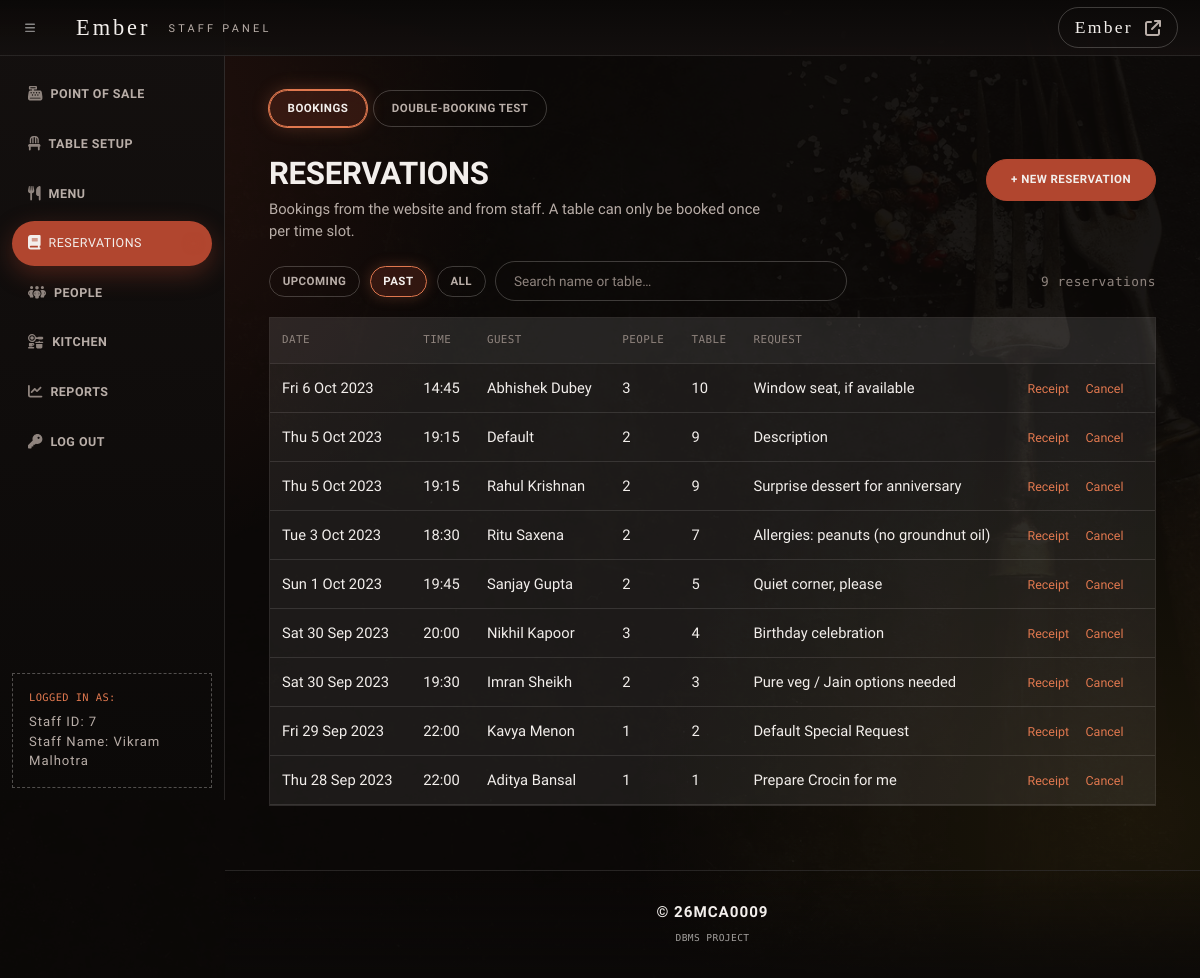
The app's page /adminSide/panel/reservation-panel.php?show=past (signed in), older data.
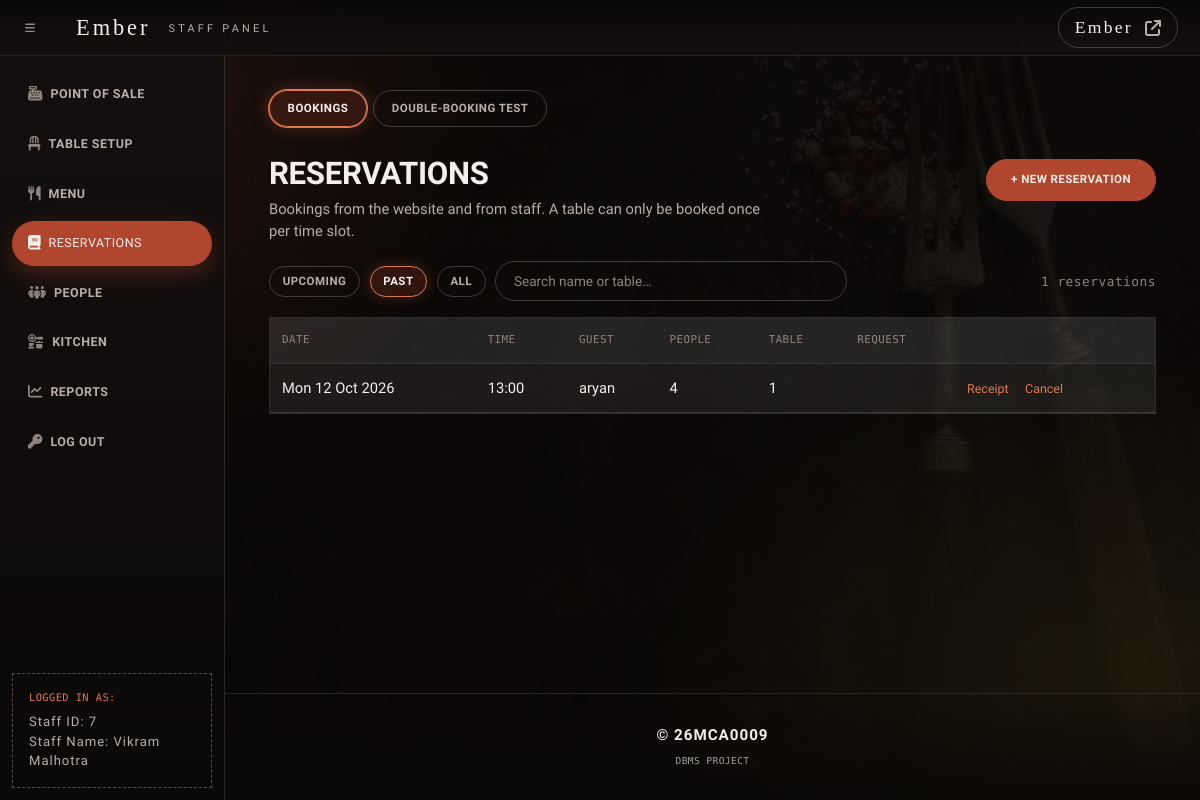
The same page, newer data.
### tables this page shows
CREATE TABLE `Reservations` (
  `reservation_id` int(11) NOT NULL AUTO_INCREMENT,
  `customer_name` varchar(255) DEFAULT NULL,
  `table_id` int(11) DEFAULT NULL,
  `reservation_time` time DEFAULT NULL,
  `reservation_date` date DEFAULT NULL,
  `head_count` int(11) DEFAULT NULL,
  `special_request` varchar(255) DEFAULT NULL,
  PRIMARY KEY (`reservation_id`),
  KEY `table_id` (`table_id`),
  CONSTRAINT `reservations_ibfk_1` FOREIGN KEY (`table_id`) REFERENCES `Restaurant_Tables` (`table_id`)
);

### adminSide/panel/reservation-panel.php (the view, shortened to what this page needs)
<?php
include '../includes/dashHeader.php';
require_once '../config.php';
$show = $_GET['show'] ?? 'upcoming';
$where = "reservation_date >= CURDATE()";
$order = "reservation_date, reservation_time";
if ($show == 'past') {
    $where = "reservation_date < CURDATE()";
    $order = "reservation_date DESC, reservation_time DESC";
} elseif ($show == 'all') {
    $where = "1 = 1";
    $order = "reservation_date DESC, reservation_time DESC";
} else {
    $show = 'upcoming';
}
$reservations = mysqli_fetch_all(mysqli_query($link, "SELECT * FROM Reservations WHERE $where ORDER BY $order"), MYSQLI_ASSOC);
?>
<div class="wrapper">
    <div class="container-fluid">
        <div class="pg-head">
            <div>
                <h2>Reservations</h2>
                <p class="pg-sub">Bookings from the website and from staff. A table can only be booked once per time slot.</p>
            </div>
            <button type="button" class="btn btn-dark" data-open="#add-booking">+ New reservation</button>
        </div>
        <div class="pg-tools">
            <a class="pg-chip<?= $show == 'upcoming' ? ' is-on' : '' ?>" href="?show=upcoming">Upcoming</a>
            <a class="pg-chip<?= $show == 'past' ? ' is-on' : '' ?>" href="?show=past">Past</a>
            <a class="pg-chip<?= $show == 'all' ? ' is-on' : '' ?>" href="?show=all">All</a>
            <input type="search" class="form-control pg-search" placeholder="Search name or table…" data-filter="#bookings-list">
            <span class="pg-count" data-count><?= count($reservations) ?> reservations</span>
        </div>
        <div class="table-scroll"><table class="table" id="bookings-list">
            <thead><tr><th>Date</th><th>Time</th><th>Guest</th><th>People</th><th>Table</th><th>Request</th><th></th></tr></thead>
            <tbody>
<?php foreach ($reservations as $r) { ?>
                <tr>
                    <td><?= date('D j M Y', strtotime($r['reservation_date'])) ?></td>
                    <td><?= substr($r['reservation_time'], 0, 5) ?></td>
                    <td><?= htmlspecialchars($r['customer_name']) ?></td>
                    <td><?= (int) $r['head_count'] ?></td>
                    <td><?= (int) $r['table_id'] ?></td>
                    <td><?= htmlspecialchars((string) $r['special_request']) ?></td>
                    <td class="pg-actions">
                        <a href="../reservationsCrud/reservationReceipt.php?reservation_id=<?= (int) $r['reservation_id'] ?>">Receipt</a>
                        <a href="../reservationsCrud/deleteReservationVerify.php?id=<?= (int) $r['reservation_id'] ?>">Cancel</a>
                    </td>
                </tr>
<?php } ?>
            </tbody>
        </table></div>
    </div>
</div>
<?php include '../includes/dashFooter.php'; ?>

### adminSide/includes/dashHeader.php (shortened to what this page needs)
<?php
$emberPath = '';
if (isset($_SERVER['PHP_SELF'])) {
    $emberPath = (string) parse_url($_SERVER['PHP_SELF'], PHP_URL_PATH);
}
$emberDir = basename(dirname($emberPath));
$folderToPanel = [
    'posBackend'       => 'pos-panel.php',
    'kitchenBackend'   => 'kitchen-panel.php',
    'tableCrud'        => 'table-panel.php',
    'menuCrud'         => 'menu-panel.php',
    'reservationsCrud' => 'reservation-panel.php',
    'customerCrud'     => 'customer-panel.php',
    'staffCrud'        => 'staff-panel.php',
    'report'           => 'sales-panel.php',
    'StaffLogin'       => '',
];
if (isset($folderToPanel[$emberDir])) {
    $emberSection = $folderToPanel[$emberDir];
} else {
    $emberSection = basename($emberPath);
}
$emberGroups = [
    ['Point of Sale',     'fa-cash-register', [['Tables', 'pos-panel.php', ['posTable.php']], ['Bills', 'bill-panel.php']]],
    ['Table Setup',       'fa-chair',         [['Tables', 'table-panel.php']]],
    ['Menu',              'fa-utensils',      [['Dishes', 'menu-panel.php'], ['Price history', 'history-panel.php']]],
    ['Reservations',      'fa-book',          [['Bookings', 'reservation-panel.php'], ['Double-booking test', 'lab-panel.php']]],
    ['People',            'fa-people-group',  [['Members', 'customer-panel.php'], ['Member profiles', 'profiles-panel.php'],
                                               ['Staff', 'staff-panel.php'], ['All accounts', 'account-panel.php']]],
    ['Kitchen',           'fa-kitchen-set',   [['Kitchen', 'kitchen-panel.php']]],
    ['Reports',           'fa-chart-line',    [['Revenue', 'statistics-panel.php'], ['Dish sales', 'sales-panel.php'], ['Insights', 'insights-panel.php']]],
];
$emberFile = basename($emberPath);
$emberGroupNow = -1;
$emberTabNow = -1;
foreach ($emberGroups as $g => $group) {
    foreach ($group[2] as $t => $tab) {
        $files = array_merge([$tab[1]], $tab[2] ?? []);
        if ($tab[1] === $emberSection) {
            $emberGroupNow = $g;
        }
        if (in_array($emberFile, $files)) {
            $emberGroupNow = $g;
            $emberTabNow = $t;
        }
    }
}
?>
<!DOCTYPE html>
<html lang="en">
    <head>
        <link href="../css/styles.css" rel="stylesheet" />
        <link href="../css/ember-admin.css?v=<?= @filemtime(__DIR__ . '/../css/ember-admin.css') ?>" rel="stylesheet" />
        <link href="../css/ember-staff.css?v=<?= @filemtime(__DIR__ . '/../css/ember-staff.css') ?>" rel="stylesheet" />
    </head>
    <body class="sb-nav-fixed">
        <?php include __DIR__ . '/panelTransition.php'; ?>
        <nav class="sb-topnav navbar navbar-expand navbar-dark bg-dark">
            <button class="btn btn-link btn-sm order-1 order-lg-0 me-4 me-lg-0" id="sidebarToggle" href="#!"><i class="fas fa-bars"></i></button>
            <a class="navbar-brand ps-3" href="../../customerSide/home/home.php" title="Ember homepage"><span class="ember-brand-word">Ember</span> <span class="ember-brand-suffix">Staff Panel</span></a>
            <a class="ember-site-link" href="../../customerSide/home/home.php"
               title="Back to the Ember website">
                <span class="ember-site-mark">Ember</span>
                <i class="fas fa-arrow-up-right-from-square"></i>
            </a>
        </nav>
        <div id="layoutSidenav">
            <div id="layoutSidenav_nav">
                <nav class="sb-sidenav accordion sb-sidenav-dark" id="sidenavAccordion">
                    <div class="sb-sidenav-menu">
                        <div class="nav">
<?php foreach ($emberGroups as $g => $group) { ?>
                            <a class="nav-link<?= $g === $emberGroupNow ? ' active' : '' ?>" href="../panel/<?= $group[2][0][1] ?>">
                                <div class="sb-nav-link-icon"><i class="fas <?= $group[1] ?>"></i></div>
                                <?= htmlspecialchars($group[0]) ?>
                            </a>
<?php } ?>
                            <a class="nav-link" href="../StaffLogin/logout.php">
                                <div class="sb-nav-link-icon"><i class="fas fa-key"></i></div>
                                Log out
                            </a>
                        </div>
                    </div>
                        <div class="sb-sidenav-footer">
                            <div class="small">Logged in as:</div>
                                <?php
                                if (isset($_SESSION['logged_account_id']) && isset($_SESSION['logged_staff_name'])) {
                                    echo "Staff ID: " . $_SESSION['logged_account_id'] . "<br>";
                                    echo "Staff Name: " . $_SESSION['logged_staff_name'];
                                } else {
                                    echo "Not logged in";
                                }
                                ?>
                        </div>
                </nav>
            </div>
            <div id="layoutSidenav_content">
                <main>
<?php
if ($emberTabNow >= 0 && count($emberGroups[$emberGroupNow][2]) > 1) { ?>
                    <nav class="ember-tabs" aria-label="<?= htmlspecialchars($emberGroups[$emberGroupNow][0]) ?>">
<?php   foreach ($emberGroups[$emberGroupNow][2] as $t => $tab) { ?>
                        <a class="ember-tab<?= $t === $emberTabNow ? ' is-on' : '' ?>" href="../panel/<?= $tab[1] ?>"><?= htmlspecialchars($tab[0]) ?></a>
<?php   } ?>
                    </nav>
<?php } ?>

### adminSide/includes/panelTransition.php (shortened to what this page needs)
<?php
$emberAssets    = '../../customerSide/image';
$emberVideoFile = __DIR__ . '/../../customerSide/image/background.mp4';
$emberHasVideo  = file_exists($emberVideoFile);
?>
<div class="site-bg" aria-hidden="true">
<?php if ($emberHasVideo) { ?>
    <video id="site-bg-video" autoplay muted loop playsinline preload="auto"
           poster="<?= $emberAssets ?>/hero-background.jpg"></video>
<?php } else { ?>
    <div class="site-bg-fallback" style="background-image: url('<?= $emberAssets ?>/hero-background.jpg');"></div>
<?php } ?>
    <div class="site-bg-scrim"></div>
    <div class="site-bg-ambient"></div>
</div>

### adminSide/includes/dashFooter.php
                </main>
                <footer class="ember-footer">
                    <p class="footer-credit">&copy; 26MCA0009</p>
                    <h6 class="footer-project-tag">dbms project</h6>
                </footer>
            </div>
        </div>
    </body>
</html>

### adminSide/includes/panelTransition.php (style rules this page uses)
html, body, body.sb-nav-fixed, #layoutSidenav, #layoutSidenav_content, main { background-color: transparent; background-image: none; }
.site-bg { position: fixed; inset: 0; z-index: -10; overflow: hidden; pointer-events: none; background-color: var(--ink-900, #0f0c0b); }
.site-bg video, .site-bg-fallback { position: absolute; top: 50%; left: 50%; transform: translate(-50%, -50%); min-width: 100%; min-height: 100%; width: auto; height: auto; object-fit: cover; background-size: cover; background-position: center; opacity: 0.22; }
.site-bg-fallback { width: 100%; height: 100%; opacity: 0.18; }
.site-bg-scrim { position: absolute; inset: 0; background-color: rgba(12, 9, 8, 0.62); }
.site-bg-ambient { position: absolute; inset: -20%; background-image: radial-gradient(38% 46% at 18% 24%, rgba(177, 70, 47, 0.16) 0%, rgba(177, 70, 47, 0) 70%), radial-gradient(42% 40% at 82% 74%, rgba(201, 162, 39, 0.09) 0%, rgba(201, 162, 39, 0) 72%); animation: ember-drift 46s ease-in-out infinite alternate; }
:root { --ember-vt: 1; }
.sb-topnav { view-transition-name: ember-topnav; }
#layoutSidenav_nav { view-transition-name: ember-sidenav; }
.site-bg { view-transition-name: ember-backdrop; }
.ember-brand-word { view-transition-name: ember-word; }
.sb-sidenav-dark .sb-sidenav-menu .nav-link.active { position: relative; font-weight: 400; color: var(--text); }
.sb-sidenav-dark .sb-sidenav-menu .nav-link.active::after { content: ''; position: absolute; right: 16px; top: 50%; width: 5px; height: 5px; margin-top: -2.5px; border-radius: 50%; background-color: var(--brand-accent); box-shadow: 0 0 8px rgba(177, 70, 47, 0.9); }
.sb-topnav .navbar-brand .ember-brand-word { color: var(--text); }
.sb-topnav .navbar-brand .ember-brand-suffix { margin-left: 0.6rem; font-family: var(--sans, 'Jost', 'Futura', 'Avenir Next', sans-serif); font-size: 0.68rem; letter-spacing: 0.3em; text-transform: uppercase; vertical-align: middle; color: var(--text-dim); }

Row changes from the older to the newer data that the page shows:
removed reservations: reservation_date "Fri 6 Oct 2023", reservation_time "14:45", customer_name "Abhishek Dubey", head_count "3", table "10", special_request "Window seat, if available"
removed reservations: reservation_date "Thu 5 Oct 2023", reservation_time "19:15", customer_name "Default", head_count "2", table "9", special_request "Description"
removed reservations: reservation_date "Thu 5 Oct 2023", reservation_time "19:15", customer_name "Rahul Krishnan", head_count "2", table "9", special_request "Surprise dessert for anniversary"
removed reservations: reservation_date "Tue 3 Oct 2023", reservation_time "18:30", customer_name "Ritu Saxena", head_count "2", table "7", special_request "Allergies: peanuts (no groundnut oil)"
removed reservations: reservation_date "Sun 1 Oct 2023", reservation_time "19:45", customer_name "Sanjay Gupta", head_count "2", table "5", special_request "Quiet corner, please"
removed reservations: reservation_date "Sat 30 Sep 2023", reservation_time "20:00", customer_name "Nikhil Kapoor", head_count "3", table "4", special_request "Birthday celebration"
removed reservations: reservation_date "Sat 30 Sep 2023", reservation_time "19:30", customer_name "Imran Sheikh", head_count "2", table "3", special_request "Pure veg / Jain options needed"
removed reservations: reservation_date "Fri 29 Sep 2023", reservation_time "22:00", customer_name "Kavya Menon", head_count "1", table "2", special_request "Default Special Request"
removed reservations: reservation_date "Thu 28 Sep 2023", reservation_time "22:00", customer_name "Aditya Bansal", head_count "1", table "1", special_request "Prepare Crocin for me"
added reservations: reservation_date "Mon 12 Oct 2026", reservation_time "13:00", customer_name "aryan", head_count "4", table "1"
Text that changed along with them:
count($reservations): "9" → "1"
